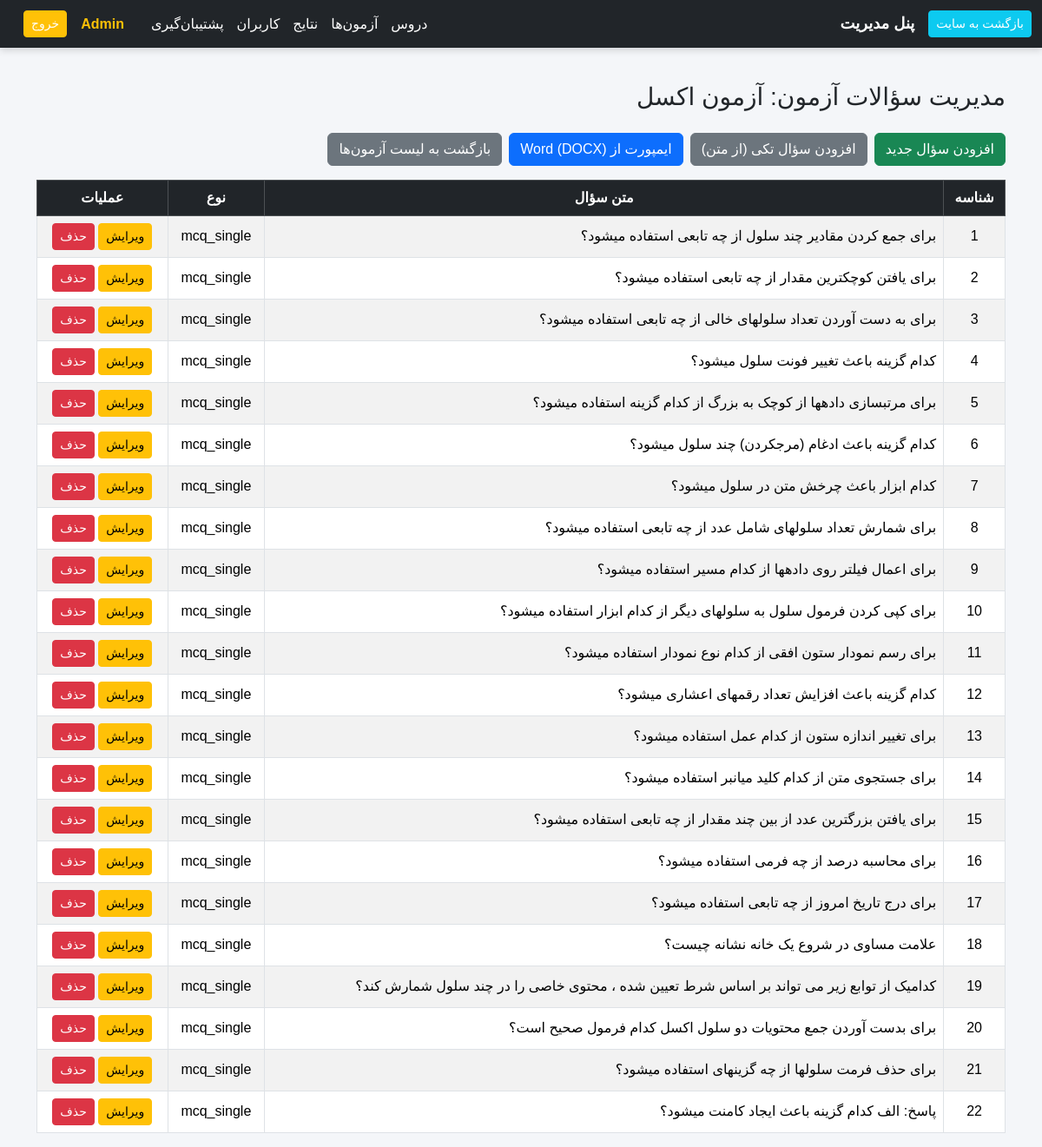
Before: /public/index.php?route=/admin/questions&quiz_id=4 (signed in) with the older database file.
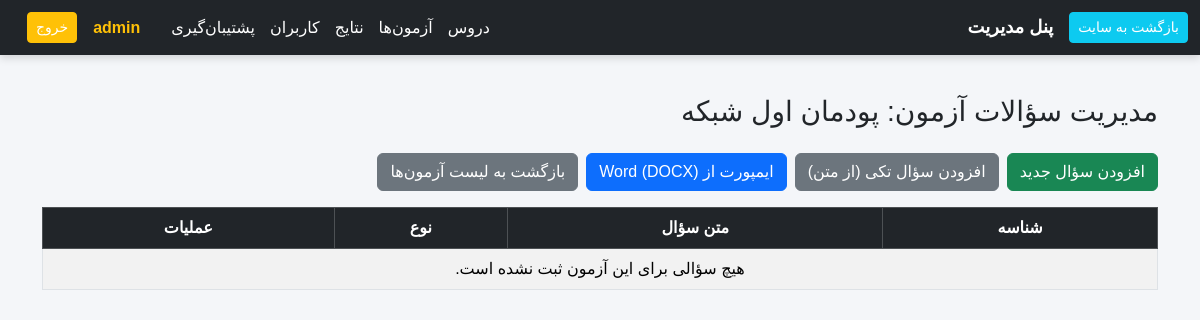
After: the same page with the newer database file.
### tables this page shows
CREATE TABLE `quizzes` (
  `id` bigint unsigned NOT NULL AUTO_INCREMENT,
  `title` varchar(200) NOT NULL,
  `subject_id` bigint unsigned DEFAULT NULL,
  `max_attempts` int NOT NULL DEFAULT '1',
  `module` varchar(50) DEFAULT NULL,
  `time_limit_seconds` int DEFAULT '0',
  `question_count` int NOT NULL DEFAULT '20',
  `is_published` tinyint(1) NOT NULL DEFAULT '0',
  `created_by` bigint unsigned DEFAULT NULL,
  `created_at` timestamp NULL DEFAULT CURRENT_TIMESTAMP,
  PRIMARY KEY (`id`),
  KEY `fk_quiz_user` (`created_by`),
  KEY `fk_quiz_subject` (`subject_id`),
  CONSTRAINT `fk_quiz_subject` FOREIGN KEY (`subject_id`) REFERENCES `subjects` (`id`) ON DELETE SET NULL,
  CONSTRAINT `fk_quiz_user` FOREIGN KEY (`created_by`) REFERENCES `users` (`id`) ON DELETE SET NULL
);

CREATE TABLE `questions` (
  `id` bigint unsigned NOT NULL AUTO_INCREMENT,
  `quiz_id` bigint unsigned NOT NULL,
  `subject_id` bigint unsigned DEFAULT NULL,
  `type` enum('mcq_single','mcq_multi','true_false','fill_blank') NOT NULL,
  `body` text NOT NULL,
  `explanation` text,
  `difficulty` tinyint unsigned DEFAULT '2',
  `created_at` timestamp NULL DEFAULT CURRENT_TIMESTAMP,
  PRIMARY KEY (`id`),
  KEY `fk_q_quiz` (`quiz_id`),
  KEY `fk_q_subject` (`subject_id`),
  CONSTRAINT `fk_q_quiz` FOREIGN KEY (`quiz_id`) REFERENCES `quizzes` (`id`) ON DELETE CASCADE,
  CONSTRAINT `fk_q_subject` FOREIGN KEY (`subject_id`) REFERENCES `subjects` (`id`) ON DELETE SET NULL
);

### app/Core/View.php (called while the page is built, shortened)
<?php
class View
{
    public static ?string $forceLayout = null;
    public static function render(string $template, array $data = [], ?string $layout = 'admin')
    {
        $templateFile = __DIR__ . '/../Template/' . $template;
        extract($data);
        require $templateFile;
        $content = ob_get_clean();
        if (self::$forceLayout !== null) {
            $layout = self::$forceLayout;
        }
        $layoutFile = __DIR__ . '/../Template/layouts/' . $layout . '.php';
        require $layoutFile;
        return ob_get_clean();
    }
    public static function baseUrl(string $route = '/')
    {
        $route = ltrim($route, '/');
        $path = $route;
        $extraQuery = '';
        if (strpos($route, '?') !== false) {
            [$path, $extraQuery] = explode('?', $route, 2);
            $path = '/' . ltrim($path, '/');
        } else {
            $path = '/' . $path;
        }
        $scriptName = $_SERVER['SCRIPT_NAME'];
        $basePath = str_replace('/index.php', '', $scriptName);
        $url = $basePath . '/index.php?route=' . $path;
        return $url;
    }
}

### app/Action/Admin/Questions/QuestionListAction.php (called while the page is built, shortened)
<?php
class QuestionListAction
{
    public function __invoke()
    {
        $quizId = (int)($_GET['quiz_id'] ?? 0);
        $quizRepo = new QuizRepository();
        $quiz = $quizRepo->find($quizId);
        $qRepo = new QuestionRepository();
        $questions = $qRepo->byQuiz($quizId);
        return View::render("admin/questions/list.php", [
            "quiz"      => $quiz,
            "questions" => $questions
        ]);
    }
}

### app/Core/Router.php (called while the page is built, shortened)
<?php
class Router
{
    private array $routes = [
        'GET' => [],
        'POST' => [],
    ];
    private string $rawRoute;
    public function __construct(string $rawRoute)
    {
        $this->rawRoute = $rawRoute;
    }
    public function get(string $path, $handler)
    {
        $this->routes['GET'][$path] = $handler;
    }
    public function post(string $path, $handler)
    {
        $this->routes['POST'][$path] = $handler;
    }
    public function dispatch()
    {
        $method = $_SERVER['REQUEST_METHOD'];
        $uri = parse_url($this->rawRoute, PHP_URL_PATH);
        $handler = $this->routes[$method][$uri];
        if (is_object($handler) && method_exists($handler, '__invoke')) {
            return $handler();
        }
        return;
    }
}

### app/Core/Database.php (called while the page is built, shortened)
<?php
class Database
{
    private static ?PDO $pdo = null;
    public static function init(array $config): void
    {
        $host    = $config['host'] ?? 'localhost';
        $dbname  = $config['dbname'] ?? 'mostafadb';
        $user    = $config['user'] ?? 'root';
        $pass    = $config['pass'] ?? '4562';
        $charset = $config['charset'] ?? 'utf8mb4';
        $dsn = "mysql:host={$host};dbname={$dbname};charset={$charset}";
        try {
            self::$pdo = new PDO(
                $dsn,
                $user,
                $pass,
                [
                    PDO::ATTR_ERRMODE            => PDO::ERRMODE_EXCEPTION,
                    PDO::ATTR_DEFAULT_FETCH_MODE => PDO::FETCH_ASSOC,
                ]
            );
        } catch (PDOException $e) {
            die("Database connection failed: " . $e->getMessage());
        }
    }
    public static function getConnection(): PDO
    {
        return self::$pdo;
    }
}

### app/Domain/QuizRepository.php (called while the page is built, shortened)
<?php
class QuizRepository
{
    private PDO $db;
    public function __construct()
    {
        $this->db = Database::getConnection();
    }
    public function find(int $id): ?array
    {
        $stmt = $this->db->prepare("SELECT * FROM quizzes WHERE id = ?");
        $stmt->execute([$id]);
        $row = $stmt->fetch();
        return $row ?: null;
    }
}

### app/Core/helpers.php (called while the page is built, shortened)
<?php
if (!function_exists('e')) {
    function e($value)
    {
        return htmlspecialchars($value ?? '', ENT_QUOTES, 'UTF-8');
    }
}

### app/Domain/QuestionRepository.php (called while the page is built, shortened)
<?php
class QuestionRepository
{
    private PDO $db;
    public function __construct()
    {
        $this->db = Database::getConnection();
    }
    public function getOptions($questionId)
    {
        $stmt = $this->db->prepare("SELECT * FROM options WHERE question_id=?");
        $stmt->execute([$questionId]);
        return $stmt->fetchAll();
    }
    public function byQuiz($quizId)
    {
        $stmt = $this->db->prepare("SELECT * FROM questions WHERE quiz_id=? ORDER BY id ASC");
        $stmt->execute([$quizId]);
        $questions = $stmt->fetchAll();
        foreach ($questions as &$q) {
            $q['options'] = $this->getOptions($q['id']);
        }
        return $questions;
    }
}

### app/Core/Auth.php (called while the page is built, shortened)
<?php
class Auth
{
    public static function user()
    {
        return $_SESSION['user'] ?? null;
    }
}

### app/Template/admin/questions/list.php (the view, shortened to what the changed rows need)
<h3 class="mb-4">مدیریت سؤالات آزمون: <?= htmlspecialchars($quiz['title']) ?></h3>
<div class="mb-3 d-flex gap-2">
    <a href="index.php?route=/admin/questions/create&quiz_id=<?= $quiz['id'] ?>" class="btn btn-success">
    </a>
    <a class="btn btn-secondary" href="index.php?route=/admin/questions/import-text&quiz_id=<?= e($quiz['id']) ?>">
    </a>
    <a href="index.php?route=/admin/questions/import-docx&quiz_id=<?= $quiz['id'] ?>" class="btn btn-primary">
    </a>
    <a href="index.php?route=/admin/quizzes" class="btn btn-secondary">
    </a>
</div>
<table class="table table-bordered table-striped text-center align-middle">
    <thead class="table-dark">
        <tr>
            <th>شناسه</th>
            <th>متن سؤال</th>
            <th>نوع</th>
            <th>عملیات</th>
        </tr>
    </thead>
    <tbody>
        <?php if (!empty($questions)): ?>
            <?php $i = 1; ?>
            <?php foreach ($questions as $q): ?>
                <tr>
                    <td><?= $i++ ?></td>
                    <td style="text-align: right;"><?= htmlspecialchars($q['body']) ?></td>
                    <td><?= $q['type'] ?></td>
                    <td>
                        <a href="index.php?route=/admin/questions/edit&id=<?= $q['id'] ?>" class="btn btn-warning btn-sm">
                            ویرایش
                        </a>
                        <a href="index.php?route=/admin/questions/delete&id=<?= $q['id'] ?>&quiz_id=<?= $quiz['id'] ?>"
                            onclick="return confirm('این سؤال حذف شود؟')" class="btn btn-danger btn-sm">
                            حذف
                        </a>
                    </td>
                </tr>
            <?php endforeach; ?>
        <?php else: ?>
            <tr>
                <td colspan="4">هیچ سؤالی برای این آزمون ثبت نشده است.</td>
            </tr>
        <?php endif; ?>
    </tbody>
</table>

### app/Template/layouts/admin.php (shortened to what the changed rows need)
<?php
$u = Auth::user();
?>
<!DOCTYPE html>
<html lang="fa" dir="rtl">
<head>
    <link href="https://cdn.jsdelivr.net/npm/bootstrap@5.3.2/dist/css/bootstrap.rtl.min.css" rel="stylesheet">
    <link href="https://cdn.jsdelivr.net/npm/bootstrap-icons@1.11.1/font/bootstrap-icons.css" rel="stylesheet">
    <link href="https://cdn.jsdelivr.net/npm/vazirmatn@33.0.2/Vazirmatn-font-face.css" rel="stylesheet">
</head>
<body>
    <div class="top-menu d-flex justify-content-between align-items-center text-white">
        <div class="d-flex align-items-center">
            <a href="<?= View::baseUrl('/admin/subjects') ?>">دروس</a>
            <a href="<?= View::baseUrl('/admin/quizzes') ?>">آزمون‌ها</a>
            <a href="<?= View::baseUrl('/admin/results') ?>">نتایج</a>
            <a href="<?= View::baseUrl('/admin/users') ?>">کاربران</a>
            <a href="<?= View::baseUrl('/admin/backup') ?>">پشتیبان‌گیری</a>
            <span class="ms-3 text-warning fw-bold">
                <?= htmlspecialchars($u['name'] ?? '') ?>
            </span>
            <a href="<?= View::baseUrl('/logout') ?>" class="btn btn-sm btn-warning ms-3">خروج</a>
        </div>
    </div>
    <div class="container admin-content">
        <?= $content ?>
    </div>
</body>
</html>

Changed rows visible on the page:
removed questions: body "برای جمع کردن مقادیر چند سلول از چه تابعی استفاده میشود؟", type "mcq_single"
removed questions: body "برای یافتن کوچکترین مقدار از چه تابعی استفاده میشود؟", type "mcq_single"
removed questions: body "برای به دست آوردن تعداد سلولهای خالی از چه تابعی استفاده میشود؟", type "mcq_single"
removed questions: body "کدام گزینه باعث تغییر فونت سلول میشود؟", type "mcq_single"
removed questions: body "برای مرتبسازی دادهها از کوچک به بزرگ از کدام گزینه استفاده میشود؟", type "mcq_single"
removed questions: body "کدام گزینه باعث ادغام (مرجکردن) چند سلول میشود؟", type "mcq_single"
removed questions: body "کدام ابزار باعث چرخش متن در سلول میشود؟", type "mcq_single"
removed questions: body "برای شمارش تعداد سلولهای شامل عدد از چه تابعی استفاده میشود؟", type "mcq_single"
removed questions: body "برای اعمال فیلتر روی دادهها از کدام مسیر استفاده میشود؟", type "mcq_single"
removed questions: body "برای کپی کردن فرمول سلول به سلولهای دیگر از کدام ابزار استفاده میشود؟", type "mcq_single"
removed questions: body "برای رسم نمودار ستون افقی از کدام نوع نمودار استفاده میشود؟", type "mcq_single"
removed questions: body "کدام گزینه باعث افزایش تعداد رقمهای اعشاری میشود؟", type "mcq_single"
removed questions: body "برای تغییر اندازه ستون از کدام عمل استفاده میشود؟", type "mcq_single"
removed questions: body "برای جستجوی متن از کدام کلید میانبر استفاده میشود؟", type "mcq_single"
removed questions: body "برای یافتن بزرگترین عدد از بین چند مقدار از چه تابعی استفاده میشود؟", type "mcq_single"
removed questions: body "برای محاسبه درصد از چه فرمی استفاده میشود؟", type "mcq_single"
removed questions: body "برای درج تاریخ امروز از چه تابعی استفاده میشود؟", type "mcq_single"
removed questions: body "علامت مساوی در شروع یک خانه نشانه چیست؟", type "mcq_single"
removed questions: body "کدامیک از توابع زیر می تواند بر اساس شرط تعیین شده ، محتوی خاصی را در چند سلول شمارش کند؟", type "mcq_single"
removed questions: body "برای بدست آوردن جمع محتویات دو سلول اکسل کدام فرمول صحیح است؟", type "mcq_single"
removed questions: body "برای حذف فرمت سلولها از چه گزینهای استفاده میشود؟", type "mcq_single"
removed questions: body "پاسخ: الف کدام گزینه باعث ایجاد کامنت میشود؟", type "mcq_single"
changed quizzes: title "آزمون اکسل" → "پودمان اول شبکه"
Other visible differences:
$u['name']: "Admin" → "admin"
text now shown: "هیچ سؤالی برای این آزمون ثبت نشده است."
